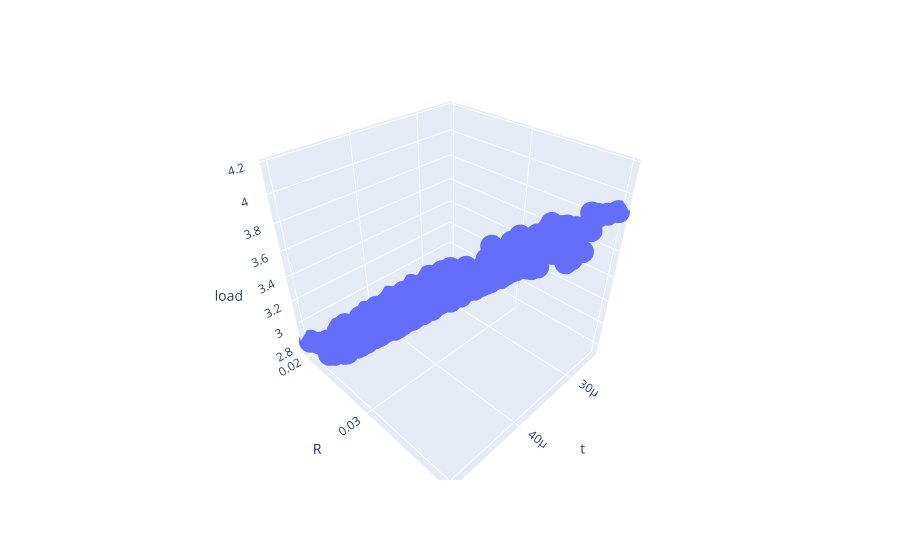

Notebook code for this chart:
### Code cell
px.scatter_3d(doe,x="t",y="R",z="load")

### Figure 1 — Plotly figure (JSON) as saved in the notebook; plotly's stock layout.template omitted (floating-point values rounded to 4 significant figures; data arrays with more than 128 entries replaced by an {"elided": "..."} marker saying what was removed)
{"data": [{"hovertemplate": "t=%{x}<br>R=%{y}<br>load=%{z}<extra></extra>", "legendgroup": "", "marker": {"color": "#636efa", "symbol": "circle"}, "mode": "markers", "name": "", "scene": "scene", "showlegend": false, "type": "scatter3d", "x": {"elided": "400 float values"}, "y": {"elided": "400 float values"}, "z": {"elided": "400 float values"}}], "layout": {"legend": {"tracegroupgap": 0}, "margin": {"t": 60}, "scene": {"domain": {"x": [0, 1], "y": [0, 1]}, "xaxis": {"title": {"text": "t"}}, "yaxis": {"title": {"text": "R"}}, "zaxis": {"title": {"text": "load"}}}}}
